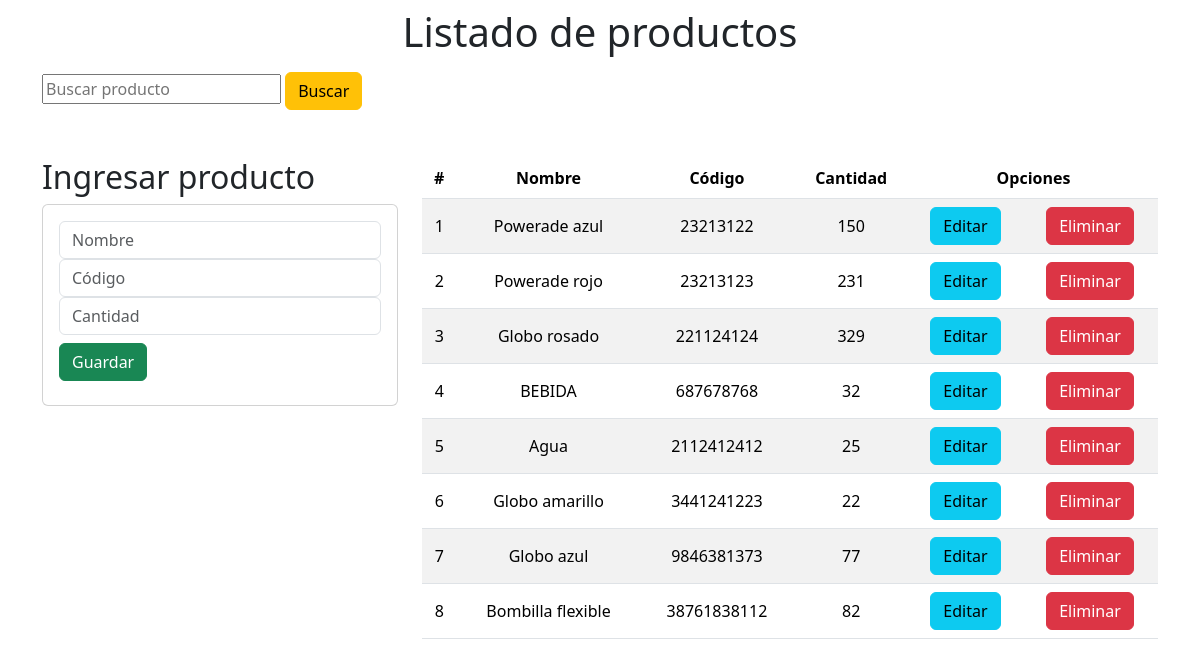
The page / on the database its author committed.
### Aplicaciones/inventario/models.py (models this page shows, shortened)
class Producto(models.Model):
    nombre = models.CharField(max_length=100)
    codigo = models.IntegerField(primary_key=True)
    cantidad = models.IntegerField()

### Aplicaciones/inventario/views.py (the view)
# urls.py: path("", views.home),
def home(request):
    productos = Producto.objects.all()
    return render(request,"gestionProductos.html", {"productos":productos})

### Aplicaciones/inventario/templates/gestionProductos.html (shortened to what this page needs)
{% extends "./base.html"%}
{% block body%}
    <h1 class="text-center py-2">Listado de productos</h1>
    <form method="post" action="{% url 'buscar_producto' %}">
        <input type="text" name="search_box" placeholder="Buscar producto">
        <button class="btn btn-warning" type="submit">Buscar</button>
    </form>
    <div class="row py-5">
        <div class="col-sm-12 col-md-6 col-lg-4 col-xl-4">
            <h2>Ingresar producto</h2>
            <div class="card">
                <div class="card-body">
                    <form action="/registrarProducto/" method="POST"> {% csrf_token%}
                        <div class="form-group">
                            <input type="text" id="txtNombre" name="txtNombre" class="form-control" placeholder="Nombre" minlength="1" required>
                        </div>
                        <div class="form-group">
                            <input type="number" id="txtCodigo" name="txtCodigo" class="form-control" placeholder="Código" minlength="1" required>
                        </div>
                        <div class="form-group">
                            <input type="number" id="txtCantidad" name="txtCantidad" class="form-control" placeholder="Cantidad" minlength="1" required>
                        </div>
                        <div class="form-group py-2">
                            <button class="btn btn-success btn-block" type="submit">Guardar</button>
                        </div>
                    </form>
                </div>
            </div>
        </div>
        <div class="col-sm-12 col-md-6 col-lg-8 col-xl-8">
            <div class="table-responsive">
                <table class="table table-striped">
                    <thead>
                        <tr>
                            <th>#</th>
                            <th>Nombre</th>
                            <th>Código</th>
                            <th>Cantidad</th>
                            <th colspan="2">Opciones</th>
                        </tr>
                    </thead>
                    <tbody>
                        {%for p in productos%}
                        <tr>
                            <td>{{forloop.counter}}</td>
                            <td>{{p.nombre}}</td>
                            <td>{{p.codigo}}</td>
                            <td>{{p.cantidad}}</td>
                            <td><a href="edicionProducto/{{p.codigo}}" class="btn btn-info">Editar</a></td>
                            <td><a href="eliminarProducto/{{p.codigo}}" class="btn btn-danger btnEliminacion">Eliminar</a></td>
                        </tr>
                        {%endfor%}
                    </tbody>
                </table>
            </div>
        </div>
    </div>
{% endblock %}

### Aplicaciones/inventario/templates/base.html (shortened to what this page needs)
<!DOCTYPE html>
<html lang="es">
<head>
    {% load static %}
    <link href="https://cdn.jsdelivr.net/npm/bootstrap@5.3.2/dist/css/bootstrap.min.css" rel="stylesheet">
    <link rel="stylesheet" href="{% static 'css/gestionProductos.css' %}">
</head>
<body>
    <div class="container">
        {%block body%}
        {%endblock%}
    </div>
</body>
</html>

### Aplicaciones/inventario/static/css/gestionProductos.css (style rules this page uses)
th, td { text-align: center; vertical-align: middle; }

### rows shown on the page
Producto: nombre "Powerade azul", codigo "23213122", cantidad "150"
Producto: nombre "Powerade rojo", codigo "23213123", cantidad "231"
Producto: nombre "Globo rosado", codigo "221124124", cantidad "329"
Producto: nombre "BEBIDA", codigo "687678768", cantidad "32"
Producto: nombre "Agua", codigo "2112412412", cantidad "25"
Producto: nombre "Globo amarillo", codigo "3441241223", cantidad "22"
Producto: nombre "Globo azul", codigo "9846381373", cantidad "77"
Producto: nombre "Bombilla flexible", codigo "38761838112", cantidad "82"
